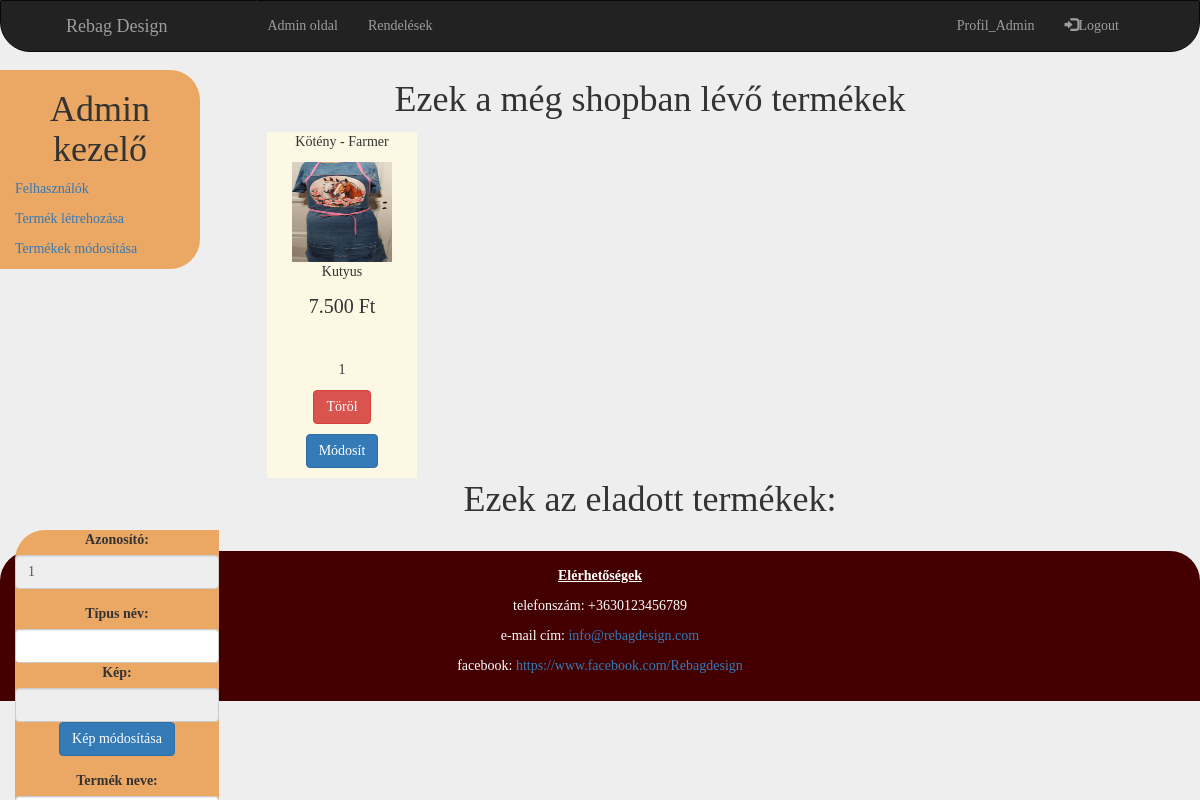
The app's page /index.php?form=update_product&page=list_product&link=admin_link (signed in) with its own data.
### tables this page shows
CREATE TABLE `products` (
  `id` int(11) NOT NULL,
  `pbrand` varchar(30) DEFAULT NULL,
  `pimage` varchar(255) NOT NULL,
  `ptype` varchar(30) DEFAULT NULL,
  `pprice` int(11) DEFAULT NULL,
  `item` int(11) DEFAULT 1,
  `time` datetime DEFAULT current_timestamp(),
  `discount` tinyint(1) DEFAULT 0,
  `imagelocation` varchar(255) NOT NULL
);

### pages/list_product.php (the view, shortened to what this page needs)
<!DOCTYPE html>
<html lang="hu">
<head>
    <link rel='stylesheet' type='text/css' href='css/index.css'>
</head>
<body>
<div style="width: 100%; clear: both;">
<h1>Ezek a még shopban lévő termékek</h1>
<?php
if(isset($_SESSION['id']) && $_SESSION['rank'] == 9 && $_SESSION['ban'] == 0){
    include './includes/connect_db.php';
    $sql = "SELECT * FROM `products`";
    $result = mysqli_query($conn, $sql);
    if(mysqli_num_rows($result) > 0){
    while($row = mysqli_fetch_array($result)){
        $number = $row[4];
        $formatted_number = number_format($number, 0, ',', '.');
        if($row[5] == 1){
            if($row[7] == 0){
                $discount_number = NULL;
                echo "
                <script langauge='javascript'>
                function deleteProductChoice(uid)
                {
                    answer=confirm('Biztos hogy törlöd a terméket?');
                    if(answer != 0)
                    {
                        location = 'includes/delete_product.php?id='+uid;
                    }
                }
                </script>
                <div class='card bg-warning' style='width: 15rem; float:left; margin:2px;; text-align: center;'>
                    <div class='card-body'>
                    <p class='card-title'>$row[1]</p>
                    <img src=$row[8] alt='image' style='width: 100px; height: 100px'>
                    <p class='card-title'>$row[3]</p>
                    <p class='card-text' style='font-size: 20px;'>$formatted_number Ft</p><br>
                    <p class='card-text'>$discount_number</p>
                    <p class='card-title'>$row[5]</p>
                    <p style='text-align:center;'><a href='#' class='btn btn-danger' onclick='deleteProductChoice($row[0]); return false;'>Töröl</a></p>
                    <p style='text-align:center;'><a href='includes/update_product.php?id=$row[0]' class='btn btn-primary'>Módosít</a></p>
                    </div>
                </div>
                ";
            }
        }
    }
    }else{
     echo "Nincs rekord!";
    }
}
else{
    header("Location: pages/no_permission.php");
}
?>
</div>
<div style="width: 100%; clear: both;">
<h1>Ezek az eladott termékek:</h1>
</div>
</body>
</html>

### css/index.css (style rules this page uses)
h1 { text-align: center; }

### index.php (style rules this page uses)
body { background-color: #EEE; padding-top: 60px; font-family: verdana; }

### records on screen
products: pbrand "Kötény - Farmer", imagelocation (picture), ptype "Kutyus", pprice "7.500", item "1"
